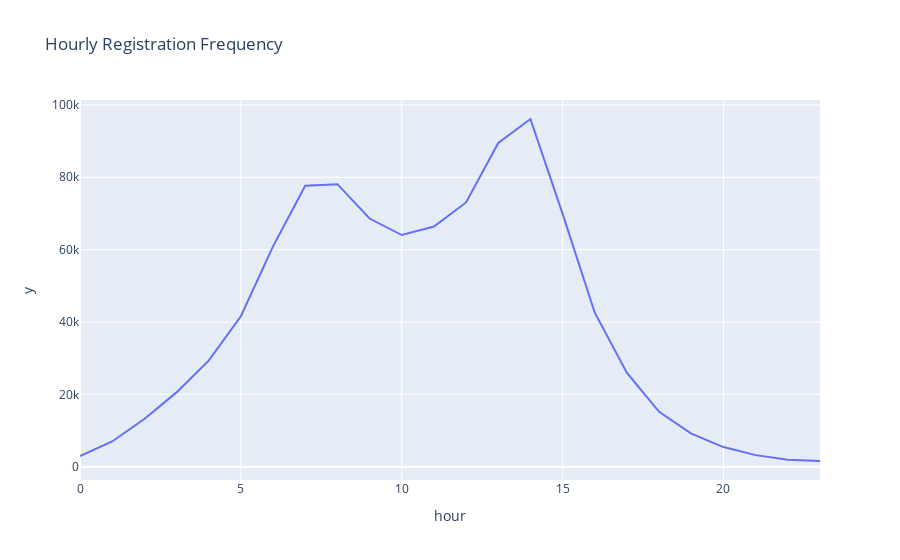
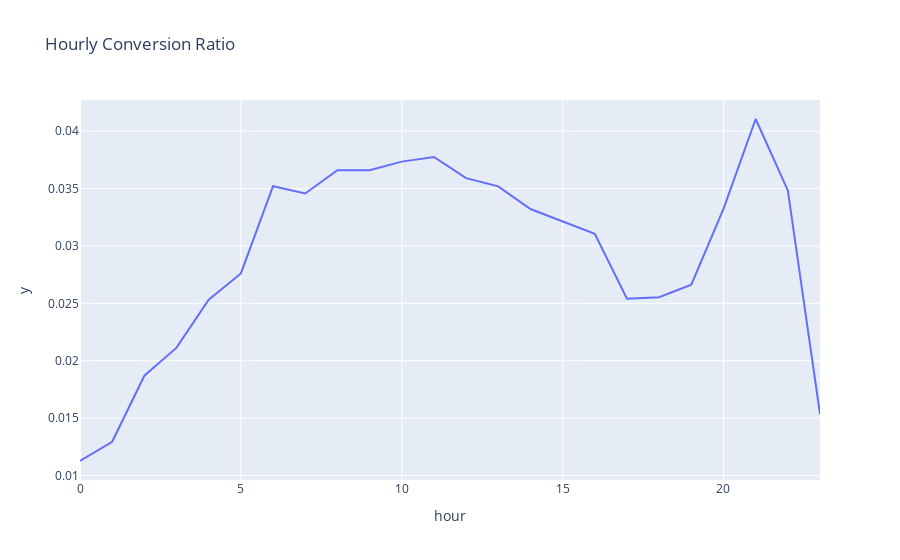

The cell these charts' notebook holds for them, in order:
### Code cell
"""
Hourly Registration Frequency & Hourly Conversion Ratio
"""
user_df['y'] = user_df['y'].astype('uint8')

temp_df = user_df[['hour','y']].groupby(['hour'], as_index=True).count().reset_index()

fig = px.line(temp_df, x="hour", y="y", title='Hourly Registration Frequency')
fig.show()

temp_df = user_df[['hour','y']].groupby(['hour'], as_index=True).mean().reset_index()
fig = px.line(temp_df, x="hour", y="y", title='Hourly Conversion Ratio')
fig.show()

### Figure 1 — Plotly figure (JSON) as saved in the notebook; plotly's stock layout.template omitted (floating-point values rounded to 4 significant figures)
{"data": [{"hovertemplate": "hour=%{x}<br>y=%{y}<extra></extra>", "legendgroup": "", "line": {"color": "#636efa", "dash": "solid"}, "mode": "lines", "name": "", "orientation": "v", "showlegend": false, "type": "scatter", "x": [0, 1, 2, 3, 4, 5, 6, 7, 8, 9, 10, 11, 12, 13, 14, 15, 16, 17, 18, 19, 20, 21, 22, 23], "xaxis": "x", "y": [2931, 6959, 13161, 20533, 29312, 41588, 60901, 77641, 78104, 68600, 64040, 66372, 73050, 89497, 96115, 69903, 42558, 25895, 15156, 9126, 5416, 3190, 1923, 1564], "yaxis": "y"}], "layout": {"legend": {"tracegroupgap": 0}, "title": {"text": "Hourly Registration Frequency"}, "xaxis": {"anchor": "y", "domain": [0, 1], "title": {"text": "hour"}}, "yaxis": {"anchor": "x", "domain": [0, 1], "title": {"text": "y"}}}}

### Figure 2 — Plotly figure (JSON) as saved in the notebook; plotly's stock layout.template omitted (floating-point values rounded to 4 significant figures)
{"data": [{"hovertemplate": "hour=%{x}<br>y=%{y}<extra></extra>", "legendgroup": "", "line": {"color": "#636efa", "dash": "solid"}, "mode": "lines", "name": "", "orientation": "v", "showlegend": false, "type": "scatter", "x": [0, 1, 2, 3, 4, 5, 6, 7, 8, 9, 10, 11, 12, 13, 14, 15, 16, 17, 18, 19, 20, 21, 22, 23], "xaxis": "x", "y": [0.01126, 0.01293, 0.01869, 0.02114, 0.02531, 0.0276, 0.0352, 0.03457, 0.03661, 0.0366, 0.03735, 0.03776, 0.03591, 0.0352, 0.03322, 0.03214, 0.03106, 0.02541, 0.02553, 0.02663, 0.03323, 0.04107, 0.03484, 0.01535], "yaxis": "y"}], "layout": {"legend": {"tracegroupgap": 0}, "title": {"text": "Hourly Conversion Ratio"}, "xaxis": {"anchor": "y", "domain": [0, 1], "title": {"text": "hour"}}, "yaxis": {"anchor": "x", "domain": [0, 1], "title": {"text": "y"}}}}
